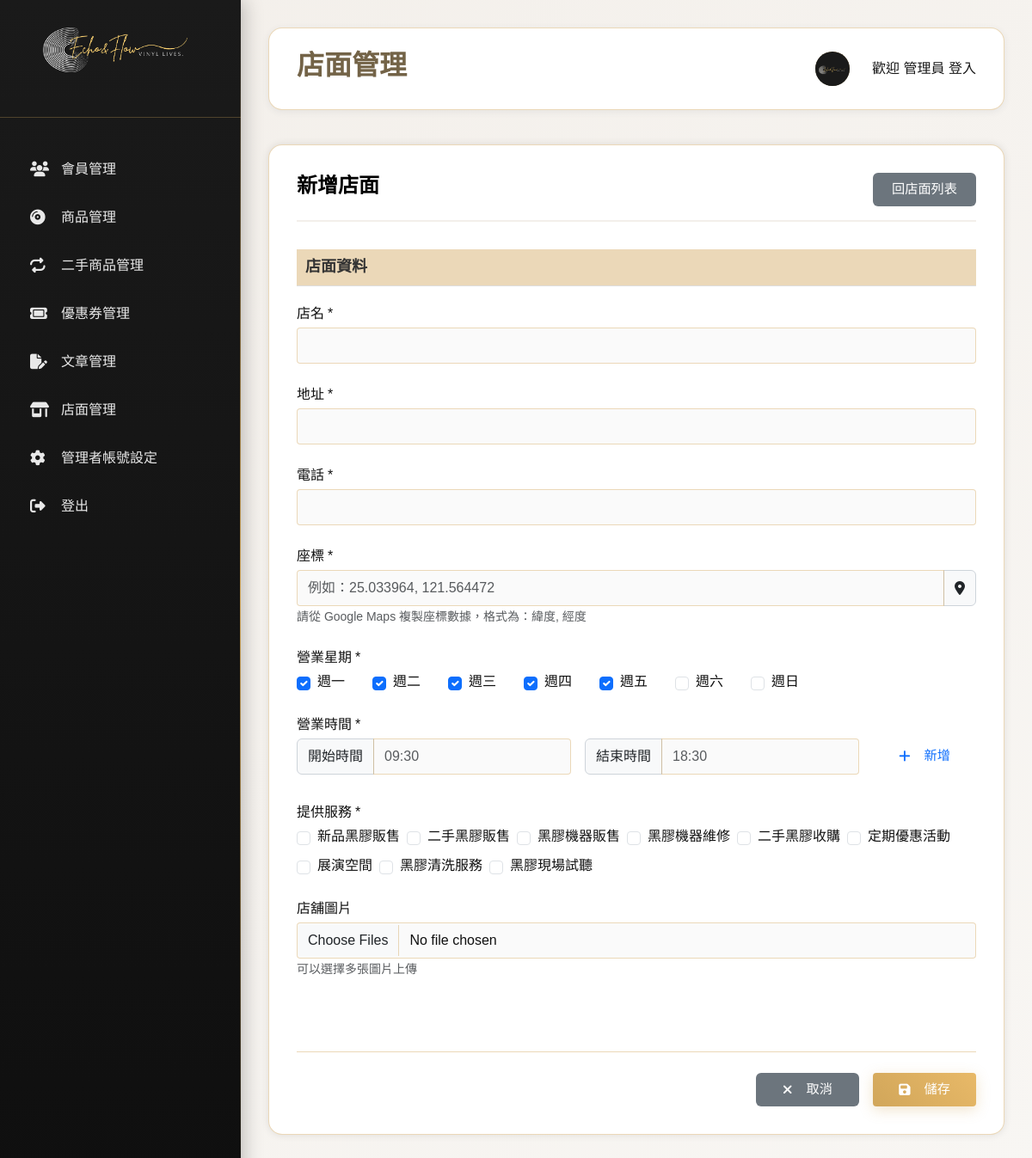
Page /vinyl_shop/form.php on the committed database.
### tables this page shows
CREATE TABLE `hashtag` (
  `id` int(11) NOT NULL,
  `name` varchar(100) NOT NULL
);

### vinyl_shop/form.php (the view, shortened to what this page needs)
<?php
require_once "../components/connect.php";
include "../template_top.php";
include "../template_main.php";
echo '<link rel="stylesheet" href="https://cdn.jsdelivr.net/npm/flatpickr/dist/flatpickr.min.css">';
$id = $_GET['id'] ?? null;
$branch = null;
$selectedTags = [];
$sqlTags = "SELECT * FROM hashtag";
$stmtTags = $pdo->prepare($sqlTags);
$stmtTags->execute();
$tags = $stmtTags->fetchAll(PDO::FETCH_ASSOC);
?>
    <div class="content-section">
      <div class="section-header">
        <h3 class="section-title"><?= $id ? '編輯店面' : '新增店面' ?></h3>
        <a href="./index.php" class="btn btn-secondary">回店面列表</a>
      </div>
      <form id="branchForm" method="POST">
        <div class="form-section">
          <h4 class="form-section-title">店面資料</h4>
          <div class="form-row">
            <div class="form-group flex-grow-1">
              <label class="form-label required">店名</label>
              <input type="text" name="name" class="form-control" value="<?= htmlspecialchars($branch['name'] ?? '') ?>" required />
            </div>
          </div>
          <div class="form-row">
            <div class="form-group flex-grow-1">
              <label class="form-label required">地址</label>
              <input type="text" name="address" class="form-control" value="<?= htmlspecialchars($branch['address'] ?? '') ?>" required />
            </div>
          </div>
          <div class="form-row">
            <div class="form-group flex-grow-1">
              <label class="form-label required">電話</label>
              <input type="tel" name="phone" class="form-control" value="<?= htmlspecialchars($branch['phone'] ?? '') ?>" required />
            </div>
          </div>
          <div class="form-row">
            <div class="form-group flex-grow-1">
              <label class="form-label required">座標</label>
              <div class="input-group">
                <input type="text" name="coordinates" class="form-control" placeholder="例如：25.033964, 121.564472" value="<?= isset($branch['latitude']) && isset($branch['longitude']) ? htmlspecialchars($branch['latitude'] . ', ' . $branch['longitude']) : '' ?>" required />
                <span class="input-group-text"><i class="fas fa-map-marker-alt"></i></span>
              </div>
              <small class="form-text text-muted">請從 Google Maps 複製座標數據，格式為：緯度, 經度</small>
            </div>
          </div>
          <div class="form-row">
            <div class="form-group flex-grow-1">
              <label class="form-label required">營業星期</label>
              <div class="d-flex flex-wrap gap-2">
                <?php
                $weekdays = [
                    '1' => '週一',
                    '2' => '週二',
                    '3' => '週三',
                    '4' => '週四',
                    '5' => '週五',
                    '6' => '週六',
                    '7' => '週日'
                ];
                $selectedWeekdays = !empty($branch['weekdays']) ? explode(',', $branch['weekdays']) : ['1', '2', '3', '4', '5'];
                foreach ($weekdays as $value => $label):
                ?>
                <div class="form-check">
                    <input type="checkbox" class="form-check-input"
                           name="weekdays[]" value="<?= $value ?>"
                           <?= in_array($value, $selectedWeekdays) ? 'checked' : '' ?>>
                    <label class="form-check-label"><?= $label ?></label>
                  </div>
                <?php endforeach; ?>
              </div>
            </div>
          </div>
          <div class="form-row">
            <div class="form-group flex-grow-1">
              <label class="form-label required">營業時間</label>
              <div class="d-flex gap-3 align-items-center">
                <div class="flex-grow-1">
                  <div class="input-group">
                    <span class="input-group-text">開始時間</span>
                    <input type="text" id="startTime" class="form-control" placeholder="09:30" />
                  </div>
                </div>
                <div class="flex-grow-1">
                  <div class="input-group">
                    <span class="input-group-text">結束時間</span>
                    <input type="text" id="endTime" class="form-control" placeholder="18:30" />
                  </div>
                </div>
                <button class="btn btn-outline-primary" type="button" id="addTimeRange">
                  <i class="fas fa-plus"></i> 新增
                </button>
              </div>
            </div>
          </div>
          <div class="form-row">
            <div class="form-group flex-grow-1">
              <label class="form-label required">提供服務</label>
              <div class="d-flex flex-wrap gap-2">
                <?php foreach ($tags as $tag): ?>
                    <div class="form-check">
                        <input type="checkbox" class="form-check-input"
                               name="services[]" value="<?= $tag['id'] ?>"
                               <?= in_array($tag['id'], $selectedTags) ? 'checked' : '' ?>>
                        <label class="form-check-label"><?= htmlspecialchars($tag['name']) ?></label>
                    </div>
                <?php endforeach; ?>
              </div>
            </div>
          </div>
          <div class="form-group flex-grow-1">
              <label class="form-label">店舖圖片</label>
              <div class="mb-3">
                <input type="file" id="coverFileInput" accept="image/*" class="form-control" multiple>
                <small class="form-text text-muted">可以選擇多張圖片上傳</small>
              </div>
          </div>
        </div>
        <div class="form-actions">
          <button type="button" class="btn btn-secondary" onclick="window.location.href='./index.php'">
            <i class="fas fa-times"></i> 取消
          </button>
          <button type="submit" class="btn btn-primary btn-send">
            <i class="fas fa-save"></i> 儲存
          </button>
        </div>
      </form>
    </div>
<?php
include "../template_btm.php";
?>

### css/index.css (style rules this page uses)
:root { --retro-indigo: #2e4057; --olive-moss: #7c805e; --warm-brass: #d1a65a; --beige-mist: #f3efea; --smoke-violet: #9b8ba8; --vinyl-black: #1a1a1a; --white: #ffffff; --light-gray: #f8f6f3; --border-color: #d1a65a33; --shadow-light: 0 2px 8px #2e405714; --shadow-medium: 0 4px 16px #2e40571f; --shadow-heavy: 0 8px 32px #2e405729; --success-color: #4caf50; --warning-color: #ff9800; --error-color: #f44336; }
* { margin: 0; padding: 0; box-sizing: border-box; }
body { font-family: 'Noto Sans TC', sans-serif; background: linear-gradient( 135deg, var(--beige-mist) 0%, var(--light-gray) 100% ); color: var(--vinyl-black); min-height: 100vh; overflow-x: hidden; }
.content-section { background: var(--white); border-radius: 16px; padding: 2rem; margin-bottom: 2rem; box-shadow: var(--shadow-light); border: 1px solid var(--border-color); }
.section-header { display: flex; justify-content: space-between; align-items: center; margin-bottom: 2rem; padding-bottom: 1rem; border-bottom: 2px solid var(--beige-mist); flex-wrap: wrap; gap: 1rem; }
.section-title { font-family: 'Playfair Display', serif; font-size: 1.5rem; color: var(--retro-indigo); font-weight: 600; }
.btn { padding: 0.8rem 1.5rem; border: none; border-radius: 8px; font-weight: 500; cursor: pointer; transition: all 0.3s ease; text-decoration: none; display: inline-flex; align-items: center; justify-content: center; gap: 0.5rem; text-align: center; border: 2px solid transparent; }
.btn-primary { background: linear-gradient(45deg, var(--warm-brass), #e8b968); color: var(--white); box-shadow: 0 4px 16px rgba(209, 166, 90, 0.3); }
.btn.btn-secondary { background-color: #6c757d; color: #fff; border: none; padding: 0.5rem 1rem; border-radius: 6px; }
.content-section { background-color: #fff; color: #111; border-radius: 1rem; padding: 2rem; box-shadow: 0 0 10px rgba(0, 0, 0, 0.1); }
.section-header { display: flex; justify-content: space-between; align-items: center; margin-bottom: 2rem; }
.section-title { font-size: 1.5rem; font-weight: bold; color: #000; }
.form-row { display: flex; flex-wrap: wrap; gap: 1.5rem; margin-bottom: 1.5rem; }
.form-group { flex: 1; min-width: 220px; }
.form-label { display: block; margin-bottom: 0.5rem; font-weight: 600; }
.required::after { content: ' *'; color: red; }
.form-control, .form-select { border: 1px solid #ccc; border-radius: 0.5rem; padding: 0.5rem 0.75rem; font-size: 1rem; background-color: #fafafa; color: #111; }
.form-text { font-size: 0.875rem; color: #666; }
.form-section { margin-top: 2rem; }
.form-section-title { font-size: 1.25rem; font-weight: 600; margin-bottom: 1rem; border-bottom: 1px solid #ddd; padding-bottom: 0.5rem; }
.form-check { display: flex; align-items: center; gap: 0.5rem; }
.form-check-input { width: 1rem; height: 1rem; }
.form-actions { display: flex; justify-content: flex-end; gap: 1rem; margin-top: 2rem; }
.btn { border-radius: 0.5rem; padding: 0.5rem 1rem; font-size: 0.95rem; }
.btn i { margin-right: 0.5rem; }

### css/vinyl_shopAdd.css (style rules this page uses)
.input-group-text { background-color: #f8f9fa; border-color: #ced4da; }
.form-check { min-width: 80px; }
.form-check-input:checked { background-color: #0d6efd; border-color: #0d6efd; }

### rows in the picture
hashtag: name "新品黑膠販售"
hashtag: name "二手黑膠販售"
hashtag: name "黑膠機器販售"
hashtag: name "黑膠機器維修"
hashtag: name "二手黑膠收購"
hashtag: name "定期優惠活動"
hashtag: name "展演空間"
hashtag: name "黑膠清洗服務"
hashtag: name "黑膠現場試聽"

### other values in the picture
$item['label'] "會員管理"
$item['label'] "商品管理"
$item['label'] "二手商品管理"
$item['label'] "優惠券管理"
$item['label'] "文章管理"
$item['label'] "店面管理"
$item['label'] "管理者帳號設定"
$item['label'] "登出"
$pageTitle "店面管理"
$label "週一"
$label "週二"
$label "週三"
$label "週四"
$label "週五"
$label "週六"
